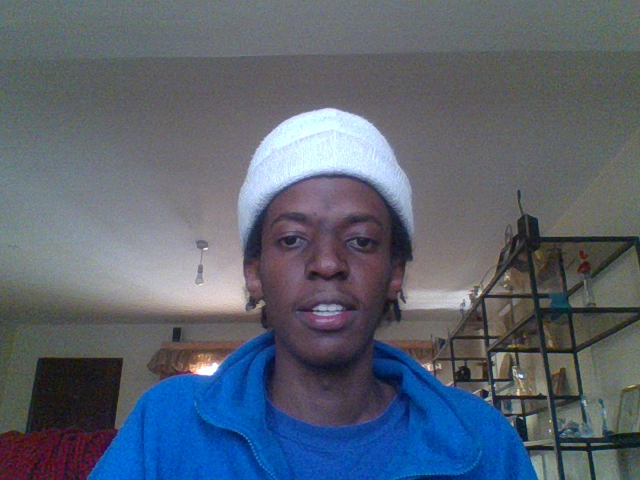
#> input picture SampleImages/651436-1.png, 640 x 480 px; its folder holds only this picture in this run
$ python train.py
#> lines starting #> are read from the running program, lines starting #| are printed output that depends on the picture
import os
import cv2 as cv
import numpy as np
import pickle
from PIL import Image

BASE_DIR = os.path.dirname(os.path.abspath(__file__))
image_dir = os.path.join(BASE_DIR, "SampleImages")
schID = str(651436)

face_cascade = cv.CascadeClassifier('haarcascade_frontalface_default.xml')
recognizer = cv.face.LBPHFaceRecognizer_create()

current_id = 0
label_ids = {}
y_labels = []
x_train = []


for root, dirs, files in os.walk(image_dir):
    for file in files:
        if file.endswith("png") or file.endswith("jpg"):
            path = os.path.join(root, file)
            label = os.path.basename("SampleImages\\"+schID+"-1.png").split("-1.png")[0].split("\\")[-1:][0]
            if label in label_ids:
                pass
            else:
                label_ids[label] = current_id
                current_id += 1
                id_ = label_ids[label]
            #y_labels.append(label)
            #x_train.append(path)
            pil_image = Image.open(path).convert("L")
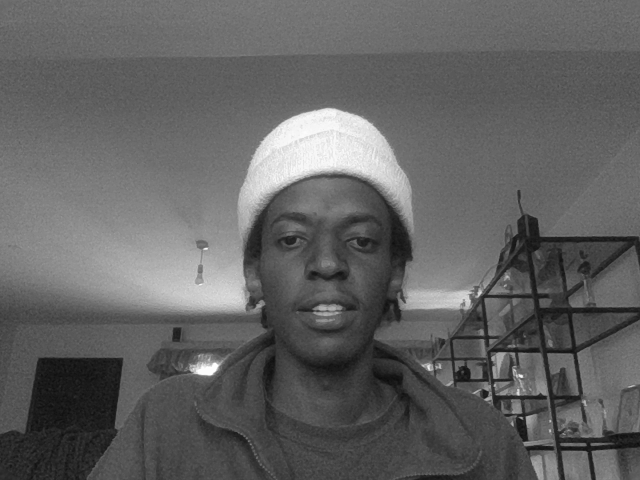
#> pil_image: PIL image 640x480 L; min 11, max 254, mean 97.9
            image_array = np.array(pil_image, "uint8")
            faces = face_cascade.detectMultiScale(image_array, 1.1, 4)
#> faces = [[250, 185, 153, 153]]

            for (x, y, w, h) in faces:
                roi = image_array[y:y+h, x:x+w]
                x_train.append(roi)
                y_labels.append(id_)
#> this loop made 1 pass
#> pass 1, `roi = image_array[y:y+h, x:x+w]`:
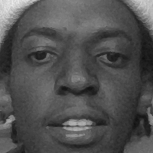
#> roi: shape (153, 153); min 15, max 234, mean 80.6
#> after the loop, x_train = 1 item; y_labels = [0]

with open("labels.pickle", 'wb') as f:
    pickle.dump(label_ids, f)

recognizer.train(x_train, np.array(y_labels))
recognizer.save("trainner.yml")

print("images trained")
